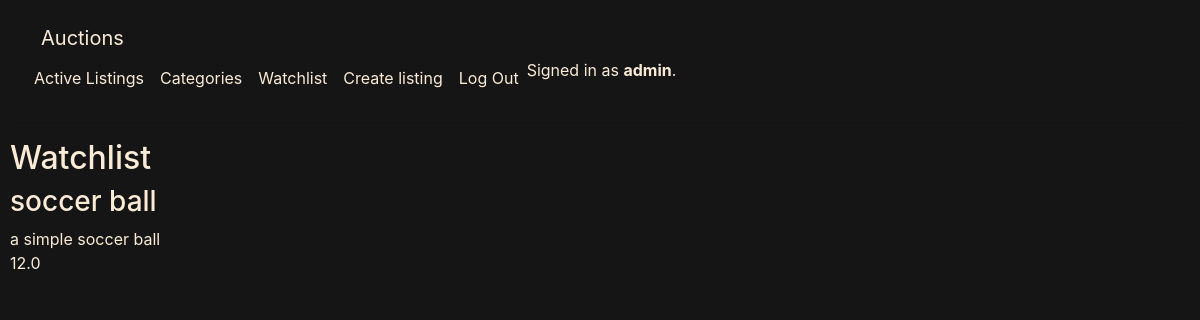
Screenshot of /watchlist (signed in) with the database file from the repository.
### auctions/models.py (models this page shows, shortened)
class User(AbstractUser):
    pass

class Listing(m.Model):
    title = m.CharField(max_length=50)
    description = m.TextField()
    price = m.FloatField()
    categ = m.ForeignKey('Category', on_delete=m.SET_NULL, blank=True, null=True)
    date = m.DateTimeField(auto_now_add=True)
    image_url = m.TextField(blank=True, null=True)
    creator = m.ForeignKey(User, related_name="listings", on_delete=m.CASCADE)
    winner = m.ForeignKey(User, related_name="won", on_delete=m.SET_NULL, blank=True, null=True)
    active = m.BooleanField(default=True, null=False, blank=False)

### auctions/views.py (the view)
# urls.py: path("watchlist", views.watchlist, name="watchlist"),
@login_required
def watchlist(request):
    watchlist, created = Watchlist.objects.get_or_create(
        owner=request.user,
        defaults={"owner": request.user})
    if created:
        watchlist.save()
    return render(request, "auctions/watchlist.html", {
        "watchlist": watchlist})

### auctions/templates/auctions/watchlist.html (shortened to what this page needs)
{% extends "auctions/layout.html" %}
{% load static %}
{% block extrahead %}
  <link href="{% static 'auctions/index.css' %}" rel="stylesheet">
{% endblock %}
{% block body %}
<h2>Watchlist</h2>
<ul>
  {% for listing in watchlist.listings.all %}
  <div class="listing">
    <a href="{% url 'listing' listing_id=listing.id %}">
      <h3>{{ listing.title }}</h3>
    </a>
    {% if listing.image_url %}
    <div class="grid-container">
      <div class="grid-img">
        <img src="{{ listing.image_url }}" height="100px">
      </div>
    {% else %}
    <div class="no-img-grid-cont">
    {% endif %}
      <div class="grid-desc">
        {{ listing.description }}
      </div>
      <div class="grid-price">
        {{ listing.price }}
      </div>
    </div>
  </div>
  {% empty %}
  <li>No listings added yet.</li>
  {% endfor %}
</ul>
{% endblock %}

### auctions/templates/auctions/layout.html (shortened to what this page needs)
{% load static %}
<!DOCTYPE html>
<html lang="en">
<head>
  <link rel="stylesheet" href="https://stackpath.bootstrapcdn.com/bootstrap/4.4.1/css/bootstrap.min.css"
>
  <link href="{% static 'auctions/layout.css' %}" rel="stylesheet">
    {% block extrahead %}{% endblock %}
</head>
<body>
  <nav class="navbar navbar-expand-lg bg-body-tertiary">
    <div class="container-fluid">
      <div class="row">
        <div class="col-md-2">
          <a class="navbar-brand" href="#">Auctions</a>
        </div>
        <div class="collapse navbar-collapse" id="navbarSupportedContent">
          <ul class="navbar-nav me-auto mb-2 mb-lg-0">
            <li class="nav-item">
              <a class="nav-link" href="{% url 'index' %}">Active Listings</a>
            </li>
            <li class="nav-item">
              <a class="nav-link" href="{% url 'categories' %}">Categories</a>
            </li>
            {% if user.is_authenticated %}
            <li class="nav-item">
              <a class="nav-link" href="{% url 'watchlist' %}">Watchlist</a>
            </li>
            <li class="nav-item">
              <a class="nav-link" href="{% url 'create' %}">Create listing</a>
            </li>
            <li class="nav-item">
              <a class="nav-link" href="{% url 'logout' %}">Log Out</a>
            </li>
            {% endif %}
            <span>
              {% if user.is_authenticated %}
              Signed in as <strong>{{ user.username }}</strong>.
              {% else %}
              Not signed in.
              {% endif %}
            </span>
          </ul>
        </div>
      </div>
    </div>
  </nav>
  <hr>
  {% block body %}
  {% endblock %}
</body>
</html>

### auctions/static/auctions/layout.css (style rules this page uses)
body { background-color: #151515; color: antiquewhite; }
a, a:hover { color: antiquewhite; text-decoration: none; }

### auctions/static/auctions/index.css (style rules this page uses)
body { padding: 10px; }
ul { padding: 0px; }

### rows the page displays
User: username "admin"
Listing: title "soccer ball", description "a simple soccer ball", price "12.0"
